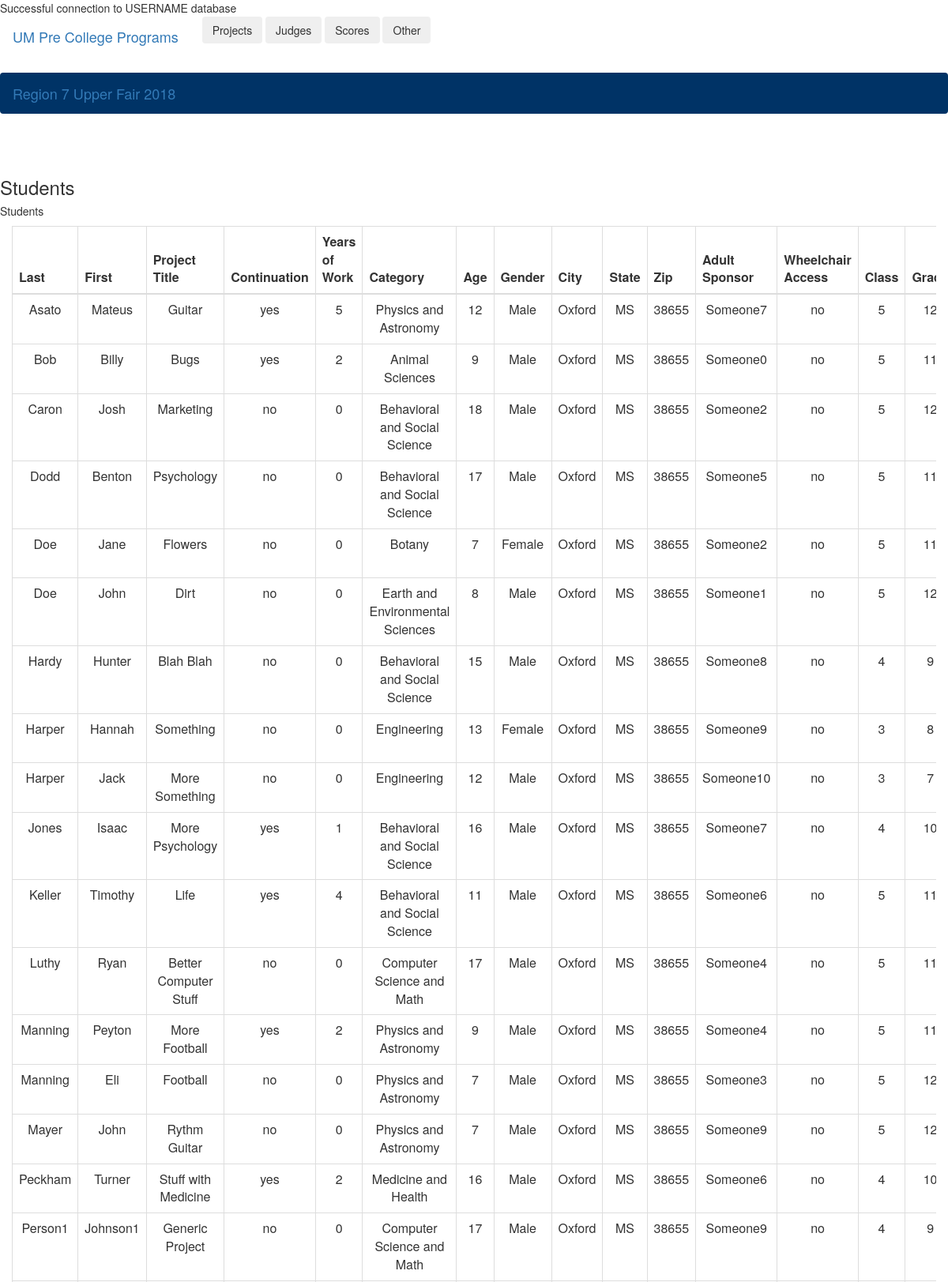
Screenshot of /CRUDsp/readProjectsName.php?id=1 (upper part) with the database file from the repository.
### tables this page shows
CREATE TABLE Registration (
    RegistrationID int NOT NULL AUTO_INCREMENT,
    LName varchar(50) NOT NULL,
    FName varchar(50) NOT NULL,
    ProjTitle varchar(255) NOT NULL,
    Continuation varchar(3) NOT NULL,
    NumYears int NOT NULL,
    Age int NOT NULL,
    Gender varchar(10) NOT NULL,
    City varchar(45) NOT NULL,
    State varchar(2) NOT NULL,
    Zip int NOT NULL,
    AdultSponsor varchar(100) NOT NULL,
    WheelchairAccess varchar(3) NULL,
    FKFairID int NOT NULL,
    FKSchoolID int NOT NULL,
    FKCategoryID int NOT NULL,
    FKClassID int NOT NULL,
    Score1 int NULL,
    Score2 int NULL,
    Total decimal(4,1) NULL,
    ZScore1 decimal(10,8) NULL,
    ZScore2 decimal(10,8) NULL,
    AverageZ decimal(10,8) NULL,
    Rank int NULL,
    CONSTRAINT Registration_pk PRIMARY KEY (RegistrationID)
);

CREATE TABLE Category (
    CategoryID int NOT NULL,
    Description varchar(120) NOT NULL,
    CONSTRAINT Category_pk PRIMARY KEY (CategoryID)
);

CREATE TABLE Class (
    ClassID int NOT NULL AUTO_INCREMENT,
    Class int NOT NULL,
    Grade int NOT NULL,
    CONSTRAINT Class_pk PRIMARY KEY (ClassID)
);

### CRUDsp/readProjectsName.php (the view, shortened to what this page needs)
<DOCTYPE! html>
<html lang="en">
<?php
	require_once("included_functions.php");
	$mysqli = db_connection();
	if (isset($_GET['id']) && $_GET['id'] != "") {
		$ID = $_GET['id'];
		$query1 = "Select * from Fair where FairID = ".$ID;
		$result = $mysqli->query($query1);
		if ($result && $result->num_rows > 0) {
			$query = "Select distinct FKRegistrationID from TeamMembers";
			$result = $mysqli->query($query);
			$tmArray = array();
			if ($result) {
				while ($row = $result->fetch_assoc()) {
					array_push($tmArray, $row['FKRegistrationID']);
				}
				$query = "Select RegistrationID, LName, FName, ProjTitle, Continuation, NumYears as `Years of Work`, Category.Description as `Category`, Age, Gender, Registration.City as `RCity`, State, Zip, AdultSponsor, WheelchairAccess, Class, Grade, SName, KeyTeacher, School.City as `SCity`, Type from ";
				$query .= "Fair inner join Registration on FairID = FKFairID ";
				$query .= "inner join Class on FKClassID = ClassID ";
				$query .= "inner join School on FKSchoolID = SchoolID ";
				$query .= "inner join Category on FKCategoryID = CategoryID ";
				$query .= "where FairID = ".$ID;
				$query .= " order by LName";
				$result = $mysqli->query($query);
				if ($result && $result->num_rows > 0) {
					echo "<div class='container-fluid'>";
					echo "<br><br>";
					echo "<div class='row justify-content-center'";
					echo "<head>";
					echo "<h3 class='d-none d-md-block'>Students</h3>";
        			echo "<h5 class='d-md-none'>Students</h5>";
					echo "</head>";
					echo "</div>";
					echo "<div class='table-responsive'>";
					echo "<table class='table table-bordered table-hover'>";
					echo "<thead class='thead-dark text-center'>";
					echo "<tr>";
					echo "<th scope='col'>Last</th>";
					echo "<th scope='col'>First</th>";
					echo "<th scope='col'>Project Title</th>";
					echo "<th scope='col'>Continuation</th>";
					echo "<th scope='col'>Years of Work</th>";
					echo "<th scope='col'>Category</th>";
					echo "<th scope='col'>Age</th>";
					echo "<th scope='col'>Gender</th>";
					echo "<th scope='col'>City</th>";
					echo "<th scope='col'>State</th>";
					echo "<th scope='col'>Zip</th>";
					echo "<th scope='col'>Adult Sponsor</th>";
					echo "<th scope='col'>Wheelchair Access</th>";
					echo "<th scope='col'>Class</th>";
					echo "<th scope='col'>Grade</th>";
					echo "</tr>";
					echo "</thead>";
					echo "<tbody>";
					while ($row = $result->fetch_assoc()) {
						if (!(in_array($row['RegistrationID'], $tmArray))) {
							echo "<tr>";
							echo "<td class='text-center'>".$row['LName']."</td>";
							echo "<td class='text-center'>".$row['FName']."</td>";
							echo "<td class='text-center'>".$row['ProjTitle']."</td>";
							echo "<td class='text-center'>".$row['Continuation']."</td>";
							echo "<td class='text-center'>".$row['Years of Work']."</td>";
							echo "<td class='text-center'>".$row['Category']."</td>";
							echo "<td class='text-center'>".$row['Age']."</td>";
							echo "<td class='text-center'>".$row['Gender']."</td>";
							echo "<td class='text-center'>".$row['RCity']."</td>";
							echo "<td class='text-center'>".$row['State']."</td>";
							echo "<td class='text-center'>".$row['Zip']."</td>";
							echo "<td class='text-center'>".$row['AdultSponsor']."</td>";
							echo "<td class='text-center'>".$row['WheelchairAccess']."</td>";
							echo "<td class='text-center'>".$row['Class']."</td>";
							echo "<td class='text-center'>".$row['Grade']."</td>";
							echo "</tr>";
						}
					}
					echo "</tbody>";
					echo "</table>";
					echo "</div>";
					echo "<br /><br />";
					echo "</head>";
					echo "</div>";
				} else {
					$_SESSION["message"] = "Unable to view Students";
           			header("Location: FairHome.php?id=".$ID);
           			exit;
				}
			}
			echo "<br /><br />";
			echo "<br /><br /><br /><br /><br /><br />";
		} else {
			$_SESSION["message"] = "Error! Fair could not be found.";
            header("Location: SFindex.php");
            exit;
		}
	} else {
		$_SESSION["message"] = "Error! Variables not set";
        header("Location: SFindex.php");
        exit;
	}
 ?>
 </html>

### rows the page displays
registration: LName "Asato", FName "Mateus", ProjTitle "Guitar", Continuation "yes", NumYears "5", FKCategoryID.Description "Physics and Astronomy", Age "12", Gender "Male", City "Oxford", State "MS", Zip "38655", AdultSponsor "Someone7", WheelchairAccess "no", FKClassID.Class "5", FKClassID.Grade "12"
registration: LName "Bob", FName "Billy", ProjTitle "Bugs", Continuation "yes", NumYears "2", FKCategoryID.Description "Animal Sciences", Age "9", Gender "Male", City "Oxford", State "MS", Zip "38655", AdultSponsor "Someone0", WheelchairAccess "no", FKClassID.Class "5", FKClassID.Grade "11"
registration: LName "Caron", FName "Josh", ProjTitle "Marketing", Continuation "no", NumYears "0", FKCategoryID.Description "Behavioral and Social Science", Age "18", Gender "Male", City "Oxford", State "MS", Zip "38655", AdultSponsor "Someone2", WheelchairAccess "no", FKClassID.Class "5", FKClassID.Grade "12"
registration: LName "Dodd", FName "Benton", ProjTitle "Psychology", Continuation "no", NumYears "0", FKCategoryID.Description "Behavioral and Social Science", Age "17", Gender "Male", City "Oxford", State "MS", Zip "38655", AdultSponsor "Someone5", WheelchairAccess "no", FKClassID.Class "5", FKClassID.Grade "11"
registration: LName "Doe", FName "Jane", ProjTitle "Flowers", Continuation "no", NumYears "0", FKCategoryID.Description "Botany", Age "7", Gender "Female", City "Oxford", State "MS", Zip "38655", AdultSponsor "Someone2", WheelchairAccess "no", FKClassID.Class "5", FKClassID.Grade "11"
registration: LName "Doe", FName "John", ProjTitle "Dirt", Continuation "no", NumYears "0", FKCategoryID.Description "Earth and Environmental Sciences", Age "8", Gender "Male", City "Oxford", State "MS", Zip "38655", AdultSponsor "Someone1", WheelchairAccess "no", FKClassID.Class "5", FKClassID.Grade "12"
registration: LName "Hardy", FName "Hunter", ProjTitle "Blah Blah", Continuation "no", NumYears "0", FKCategoryID.Description "Behavioral and Social Science", Age "15", Gender "Male", City "Oxford", State "MS", Zip "38655", AdultSponsor "Someone8", WheelchairAccess "no", FKClassID.Class "4", FKClassID.Grade "9"
registration: LName "Harper", FName "Hannah", ProjTitle "Something", Continuation "no", NumYears "0", FKCategoryID.Description "Engineering", Age "13", Gender "Female", City "Oxford", State "MS", Zip "38655", AdultSponsor "Someone9", WheelchairAccess "no", FKClassID.Class "3", FKClassID.Grade "8"
registration: LName "Harper", FName "Jack", ProjTitle "More Something", Continuation "no", NumYears "0", FKCategoryID.Description "Engineering", Age "12", Gender "Male", City "Oxford", State "MS", Zip "38655", AdultSponsor "Someone10", WheelchairAccess "no", FKClassID.Class "3", FKClassID.Grade "7"
registration: LName "Jones", FName "Isaac", ProjTitle "More Psychology", Continuation "yes", NumYears "1", FKCategoryID.Description "Behavioral and Social Science", Age "16", Gender "Male", City "Oxford", State "MS", Zip "38655", AdultSponsor "Someone7", WheelchairAccess "no", FKClassID.Class "4", FKClassID.Grade "10"
registration: LName "Keller", FName "Timothy", ProjTitle "Life", Continuation "yes", NumYears "4", FKCategoryID.Description "Behavioral and Social Science", Age "11", Gender "Male", City "Oxford", State "MS", Zip "38655", AdultSponsor "Someone6", WheelchairAccess "no", FKClassID.Class "5", FKClassID.Grade "11"
registration: LName "Luthy", FName "Ryan", ProjTitle "Better Computer Stuff", Continuation "no", NumYears "0", FKCategoryID.Description "Computer Science and Math", Age "17", Gender "Male", City "Oxford", State "MS", Zip "38655", AdultSponsor "Someone4", WheelchairAccess "no", FKClassID.Class "5", FKClassID.Grade "11"
registration: LName "Manning", FName "Peyton", ProjTitle "More Football", Continuation "yes", NumYears "2", FKCategoryID.Description "Physics and Astronomy", Age "9", Gender "Male", City "Oxford", State "MS", Zip "38655", AdultSponsor "Someone4", WheelchairAccess "no", FKClassID.Class "5", FKClassID.Grade "11"
registration: LName "Manning", FName "Eli", ProjTitle "Football", Continuation "no", NumYears "0", FKCategoryID.Description "Physics and Astronomy", Age "7", Gender "Male", City "Oxford", State "MS", Zip "38655", AdultSponsor "Someone3", WheelchairAccess "no", FKClassID.Class "5", FKClassID.Grade "12"
registration: LName "Mayer", FName "John", ProjTitle "Rythm Guitar", Continuation "no", NumYears "0", FKCategoryID.Description "Physics and Astronomy", Age "7", Gender "Male", City "Oxford", State "MS", Zip "38655", AdultSponsor "Someone9", WheelchairAccess "no", FKClassID.Class "5", FKClassID.Grade "12"
registration: LName "Peckham", FName "Turner", ProjTitle "Stuff with Medicine", Continuation "yes", NumYears "2", FKCategoryID.Description "Medicine and Health", Age "16", Gender "Male", City "Oxford", State "MS", Zip "38655", AdultSponsor "Someone6", WheelchairAccess "no", FKClassID.Class "4", FKClassID.Grade "10"
registration: LName "Person1", FName "Johnson1", ProjTitle "Generic Project", Continuation "no", NumYears "0", FKCategoryID.Description "Computer Science and Math", Age "17", Gender "Male", City "Oxford", State "MS", Zip "38655", AdultSponsor "Someone9", WheelchairAccess "no", FKClassID.Class "4", FKClassID.Grade "9"

### other values shown
USERNAME "USERNAME"
$name "Region 7 Upper Fair 2018"
